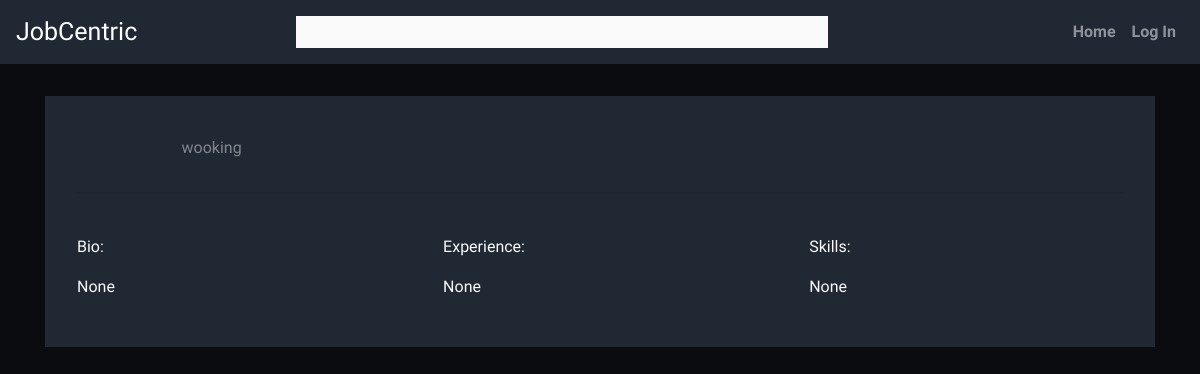
/profile/wooking/, run on an earlier commit of the app's database.
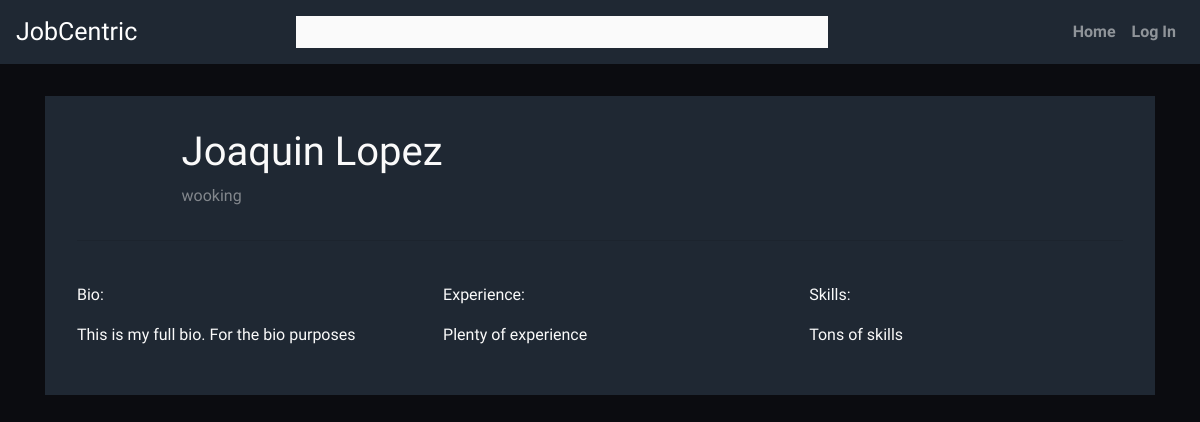
And on a later commit of the database.
### user/models.py (models this page shows)
class User(AbstractUser):
    name = models.CharField(max_length=200)
    skills = models.TextField(null=True, blank=True)
    email = models.EmailField(unique=True, blank=False)
    bio = models.TextField(null=True, blank=True)
    experience = models.TextField(null=True, blank=True)
    contact_num = models.IntegerField(null=True, blank=True)
    employee = models.CharField(choices=CHOICES, blank=True, null=True, max_length=1)
    REQUIRED_FIELDS = []
    def __str__(self):
        return self.name

### user/views.py (the view)
# urls.py: path('profile/<str:username>/', views.profile_view, name="profile"),
def profile_view(request, username):
    user = User.objects.get(username=username)
    print(user)
    listings = Listing.objects.filter(user=user).order_by('-post_date')
    applied, accepted,interviewing, offer_extended, hired, reject = listing_tracker(request.user)
    print(applied)
    if request.user.is_authenticated:
        fave_jobs = Listing.objects.filter(favorited_by=request.user)
    else:
        fave_jobs = []
    context = {
        'user': user,
        'listings': listings,
        'fave_jobs': fave_jobs,
        'applied': applied,
        'accepted': accepted,
        'interviewing': interviewing,
        'offer_extended': offer_extended,
        'hired': hired,
        'reject': reject
    }
    return render(request, 'profile.html', context)

### templates/profile.html (shortened to what this page needs)
{% extends 'base_template.html' %}{% block content %}
<div class="profile__container">
  <div class="profile-info">
    <div class="profile-header__container">
      <h1>{{user.name}}</h1>
      <p>{{user.username}}</p>
    </div>
  </div>
  <hr />
  <div class="profile-personal__container">
    <div class="profile-bio profile">
      <p>Bio:</p>
      <p>{{user.bio}}</p>
    </div>
    {% if user.employee == '1' %}
    <div class="profile-experience profile">
      <p>Experience:</p>
      <p>{{user.experience}}</p>
    </div>
    <div class="profile-skills profile">
      <p>Skills:</p>
      <p>{{user.skills}}</p>
    </div>
    {% endif %}
  </div>
</div>
  {% endblock %}

### templates/base_template.html (shortened to what this page needs)
{% load static %}
<!DOCTYPE html>
<html lang="en">
<head>
  <link rel="stylesheet" href="https://stackpath.bootstrapcdn.com/bootstrap/4.5.2/css/bootstrap.min.css"
 />
  <link rel="stylesheet" href="{% static 'index.css' %}" />
  <link rel="stylesheet" href="{% static 'listing.css' %}" />
  <link rel="stylesheet" href="{% static 'createListing.css' %}" />
  <link rel="stylesheet" href="{% static 'auth.css' %}" />
  <link rel="stylesheet" href="{% static 'search.css' %}" />
  <link rel="stylesheet" href="{% static 'profile.css' %}" />
</head>
<body style="background-color: #0b0c10">
  <nav class="navbar navbar-expand-lg navbar-dark">
    {% if request.user.is_authenticated %}
    <a class="navbar-brand" id="logo" href="/search/" style="font-size: 25px;""
          >
          JobCentric</a
        >
    <div class=" search">
      <form method="GET" action="/search/" id="search__form">
        <input id="search__input" placeholder="Search for jobs..." name="query" type="text">
        <button type="submit" id="search-submit__button">
          Go
        </button>
      </form>
      </div>
      {% else %}
      <a class=" navbar-brand" href="/" style="font-size: 25px">JobCentric</a>
      <div class="search">
        <input id="search__input" type="text" />
      </div>
      {% endif %}
      <div class="collapse navbar-collapse justify-content-end" id="navbarNavAltMarkup">
        {% if request.user.is_authenticated %}
        <div class="navbar-nav">
          {% if request.user.employee == '2' %}
          <a class="nav-link font-weight-bold" href="/create/">Post Job</a>
          {% endif %}
          {% if notifications %}
          <a class="nav-link font-weight-bold" href="/notifications/">Notifications
            <span class="badge badge-pill badge-light">{{notifications}}</span></a>
          {% else %}
          <a class="nav-link" href="/notifications/">Notifications</a>
          {% endif %}
          <a class="nav-link" href="/profile/{{request.user.username}}/">Profile</a>
          <a class="nav-link font-weight-bold" href="/logout/">Logout</a>
          {% else %}
          <div class="navbar-nav">
            <a class="nav-link font-weight-bold" href="{% url 'home' %}">Home</a>
            <a class="nav-link font-weight-bold" href="/login/">Log In</a>
          </div>
          {% endif %}
        </div>
  </nav>
  <main class="container">{% block content %} {% endblock %}</main>
</body>
</html>

### static/index.css (style rules this page uses)
html, body { padding: none; margin: none; box-sizing: border-box; }
:root { --font-stack: "Raleway", sans-serif; --light-fontWeight: 100; --heavy-fontWeight: 400; --font-logo: "Montseratt", sans-serif; --background-color: #0b0c10; --light-color: #1f2833; --darker-color: rgb(31, 40, 51, 0.5); --offWhite: rgb(250, 250, 250); --offBlack: rgb(30, 30, 30); --card-padding: 2rem; --card-subContainer-borderRadius: 3px; --card-subContainer-padding: 1rem; --card-marginTop: 1.5rem; --container-borderRadius: 10px; --button-boxShadow: 0px 5px 10px var(--background-color); --button-transition: all 0.2s ease; --button-marginTop: 1rem; --button-padding: 0.5rem; }
h1, h2, h3, h4, h5, h6, p { font-family: var(--font-stack); font-weight: var(--light-fontWeight); color: var(--offWhite); }
a { font-family: var(--font-stack); font-weight: var(--heavy-fontWeight); cursor: pointer; }
nav { background-color: var(--light-color); }
.search { height: 100%; width: 70%; display: flex; justify-content: center; align-items: center; position: relative; }
#search__input { width: 65%; font-family: var(--font-stack); background-color: var(--offWhite); padding: 0.2rem; }

### static/auth.css (style rules this page uses)
.auth__container h2, p { font-weight: var(--heavy-fontWeight); }
input { outline: none; border: 1px solid var(--offWhite); }

### static/profile.css (style rules this page uses)
.profile__container { padding: var(--card-padding); margin-top: 2rem; background-color: var(--light-color); display: flex; flex-direction: column; align-items: center; position: relative; }
.profile__container h1 { font-weight: var(--heavy-fontWeight); }
.profile-header__container p { color: rgba(230, 230, 230, 0.5); }
.profile-info { display: flex; width: 80%; justify-content: space-between; }
.profile-personal__container { display: flex; width: 100%; margin-top: 1rem; justify-content: space-between; }
.profile { width: 30%; }
hr { color: var(--background-color); height: 10px; width: 100%; }

What changed in the data, as far as the page shows it:
changed User "wooking": name (not shown) → "Joaquin Lopez"; bio "None" → "This is my full bio. For the bio purposes"; experience "None" → "Plenty of experience"; skills "None" → "Tons of skills"
